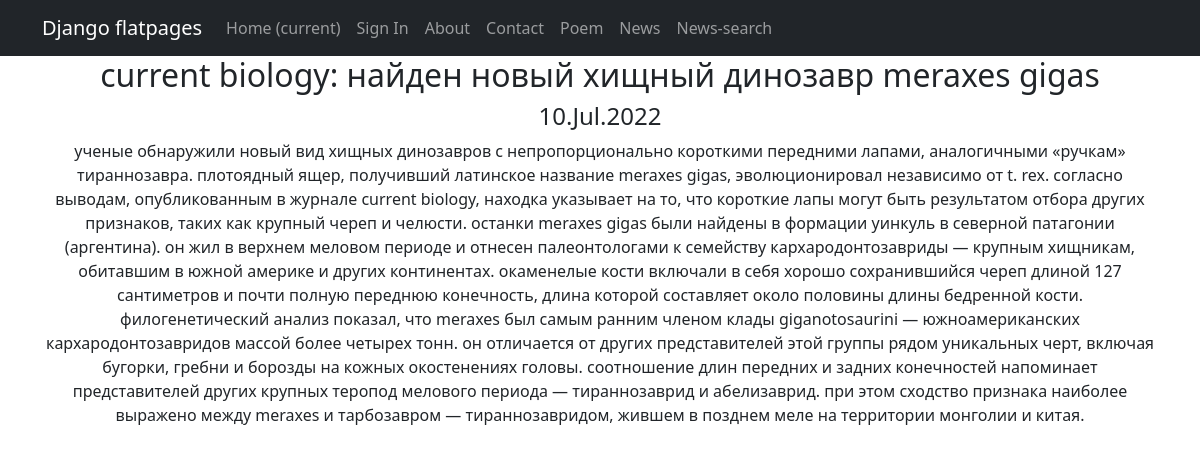
Page /news/4 on the committed database.
### newsapp/models.py (models this page shows, shortened)
class Post(models.Model):
    name = models.CharField(max_length=64, unique=True)
    description = models.TextField()
    category = models.ManyToManyField(Category, through='PostCategory', related_name='news')
    type = models.CharField(max_length=50, choices=[('article', 'article'),('news', 'news')])
    post_time_create = models.DateTimeField(auto_now_add=True)
    author = models.ForeignKey(Author, on_delete=models.CASCADE)

### newsapp/views.py (the view)
# urls.py: path('<int:pk>', PostDetail.as_view(), name='post'),
class PostDetail(DetailView):
    model = Post
    template_name = 'one_news.html'
    context_object_name = 'post'

### newsapp/templatetags/custom_filters.py (called while the page is built)
@register.filter()
def censor(text):
    for i in range(len(cencored_list)):
        text = text.lower().replace(cencored_list[i], cencored_stars[i])
    return text

### templates/one_news.html (shortened to what this page needs)
{% extends 'flatpages/default.html' %}
{% load custom_filters %}
{% block content %}
<h2>{{ post.name | censor }}</h2>
<h4>{{ post.post_time_create|date:'d.M.Y'  }}</h4>
{{ post.description | censor }}
{% endblock content %}

### rows in the picture
Post: name|censor "current biology: найден новый хищный динозавр meraxes gigas", post_time_create "10.Jul.2022", description|censor "ученые обнаружили новый вид хищных динозавров с непропорционально короткими передними лапами, аналогичными «ручкам» тираннозавра. плотоядный ящер, получивший латинское название meraxes gigas, эволюционировал независимо от t. rex. согласно выводам, опубликованным в журнале current biology, находка указывает на то, что короткие лапы могут быть результатом отбора других признаков, таких как крупный череп и челюсти. останки meraxes gigas были найдены в формации уинкуль в северной патагонии (аргентина). он жил в верхнем меловом периоде и отнесен палеонтологами к семейству кархародонтозавриды — крупным хищникам, обитавшим в южной америке и других континентах. окаменелые кости включали в себя…"
